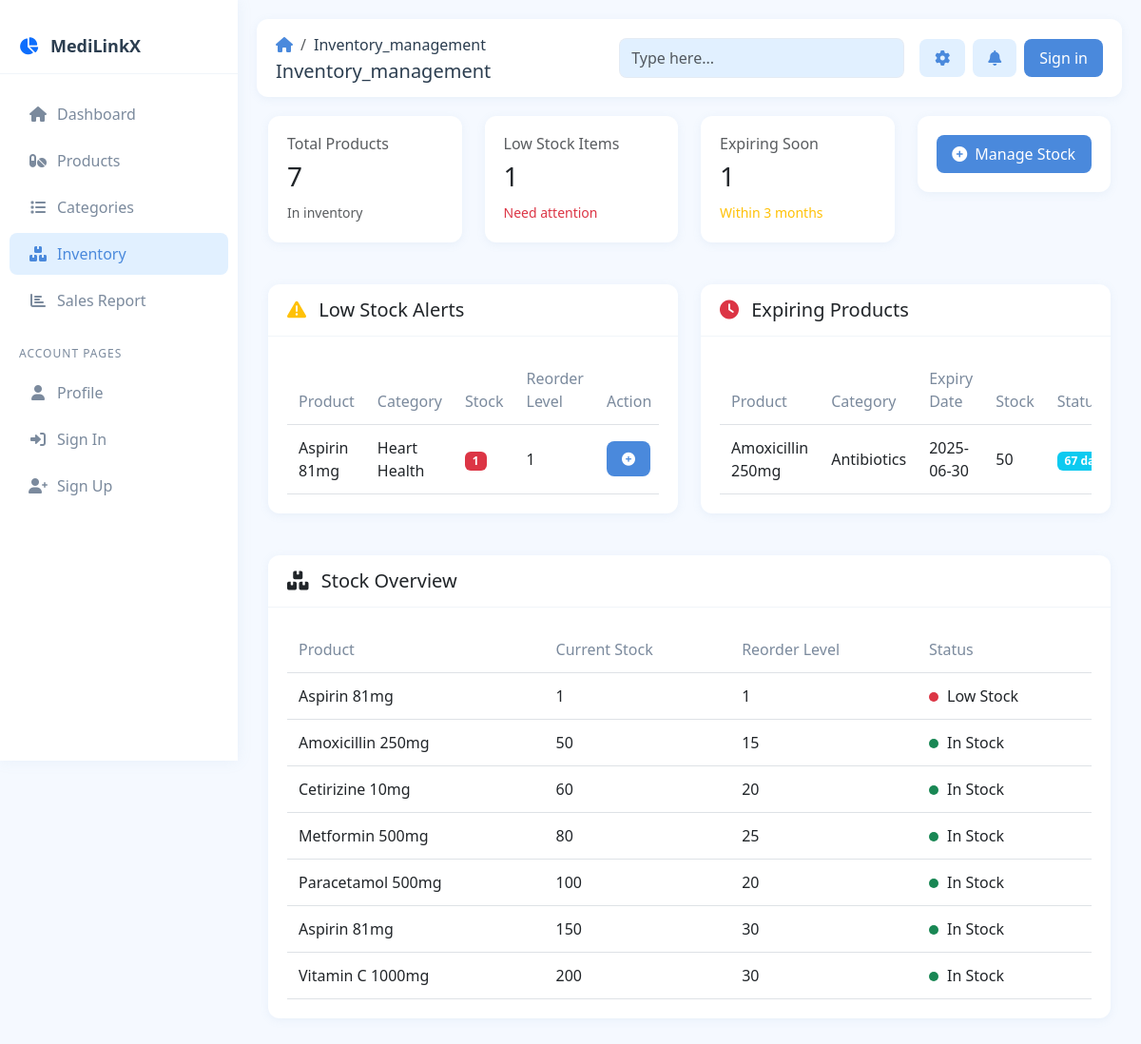
Screenshot of /inventory_management.php with the database file from the repository.
### tables this page shows
CREATE TABLE `products` (
  `product_id` int(11) NOT NULL,
  `category_id` int(11) DEFAULT NULL,
  `supplier_id` int(11) DEFAULT NULL,
  `name` varchar(100) NOT NULL,
  `description` text DEFAULT NULL,
  `stock` int(11) DEFAULT 0,
  `expiration_date` date DEFAULT NULL,
  `reorder_level` int(11) DEFAULT 10,
  `price` decimal(10,2) DEFAULT NULL,
  `unit` varchar(20) DEFAULT NULL,
  `created_at` timestamp NOT NULL DEFAULT current_timestamp()
);

CREATE TABLE `categories` (
  `category_id` int(11) NOT NULL,
  `category_name` varchar(100) NOT NULL,
  `description` text DEFAULT NULL,
  `created_at` timestamp NOT NULL DEFAULT current_timestamp()
);

### inventory_management.php (the view, shortened to what this page needs)
<?php
require_once __DIR__ . '/components/db_connect.php';
function getLowStockProducts() {
    global $pdo;
    $stmt = $pdo->query("SELECT p.*, c.category_name
                         FROM products p
                         LEFT JOIN categories c ON p.category_id = c.category_id
                         WHERE p.stock <= p.reorder_level
                         ORDER BY p.stock ASC");
    return $stmt->fetchAll(PDO::FETCH_ASSOC);
}
function getExpiringProducts() {
    global $pdo;
    $stmt = $pdo->query("SELECT p.*, c.category_name
                         FROM products p
                         LEFT JOIN categories c ON p.category_id = c.category_id
                         WHERE p.expiration_date <= DATE_ADD(CURRENT_DATE, INTERVAL 3 MONTH)
                         AND p.expiration_date > CURRENT_DATE
                         ORDER BY p.expiration_date ASC");
    return $stmt->fetchAll(PDO::FETCH_ASSOC);
}
function getStockMovements() {
    global $pdo;
    try {
        $stmt = $pdo->query("SELECT p.name as product_name,
                                   p.stock as current_stock,
                                   p.reorder_level,
                                   CASE
                                       WHEN p.stock <= p.reorder_level THEN 'Low Stock'
                                       ELSE 'In Stock'
                                   END as stock_status
                            FROM products p
                            ORDER BY p.stock ASC");
        return $stmt->fetchAll(PDO::FETCH_ASSOC);
    } catch (PDOException $e) {
        return [];
    }
}
$lowStockProducts = getLowStockProducts();
$expiringProducts = getExpiringProducts();
$stockMovements = getStockMovements();
?>
<!DOCTYPE html>
<html lang="en">
<head>
    <link href="https://cdn.jsdelivr.net/npm/bootstrap@5.3.0-alpha1/dist/css/bootstrap.min.css" rel="stylesheet">
    <link rel="stylesheet" href="https://cdnjs.cloudflare.com/ajax/libs/font-awesome/6.0.0/css/all.min.css">
</head>
<body>
    <?php require_once __DIR__ . '/components/sidebar.php'; ?>
    <div class="main-content">
        <?php require_once __DIR__ . '/components/header.php'; ?>
        <div class="container-fluid">
            <div class="row mb-4">
                <div class="col-md-3">
                    <div class="card stock-card">
                        <div class="card-body">
                            <h6 class="text-muted">Total Products</h6>
                            <h3><?= count($stockMovements) ?></h3>
                            <small class="text-muted">In inventory</small>
                        </div>
                    </div>
                </div>
                <div class="col-md-3">
                    <div class="card stock-card">
                        <div class="card-body">
                            <h6 class="text-muted">Low Stock Items</h6>
                            <h3><?= count($lowStockProducts) ?></h3>
                            <small class="text-danger">Need attention</small>
                        </div>
                    </div>
                </div>
                <div class="col-md-3">
                    <div class="card stock-card">
                        <div class="card-body">
                            <h6 class="text-muted">Expiring Soon</h6>
                            <h3><?= count($expiringProducts) ?></h3>
                            <small class="text-warning">Within 3 months</small>
                        </div>
                    </div>
                </div>
                <div class="col-md-3">
                    <div class="card stock-card">
                        <div class="card-body">
                            <button class="btn btn-primary w-100" data-bs-toggle="modal" data-bs-target="#stockModal">
                                <i class="fas fa-plus-circle me-2"></i>Manage Stock
                            </button>
                        </div>
                    </div>
                </div>
            </div>
            <div class="row">
                <div class="col-md-6 mb-4">
                    <div class="card">
                        <div class="card-header">
                            <h5 class="mb-0">
                                <i class="fas fa-exclamation-triangle text-warning me-2"></i>
                                Low Stock Alerts
                            </h5>
                        </div>
                        <div class="card-body">
                            <div class="table-responsive">
                                <table class="table">
                                    <thead>
                                        <tr>
                                            <th>Product</th>
                                            <th>Category</th>
                                            <th>Stock</th>
                                            <th>Reorder Level</th>
                                            <th>Action</th>
                                        </tr>
                                    </thead>
                                    <tbody>
                                        <?php foreach ($lowStockProducts as $product): ?>
                                        <tr>
                                            <td><?= htmlspecialchars($product['name']) ?></td>
                                            <td><?= htmlspecialchars($product['category_name']) ?></td>
                                            <td>
                                                <span class="badge bg-danger"><?= $product['stock'] ?></span>
                                            </td>
                                            <td><?= $product['reorder_level'] ?></td>
                                            <td>
                                                <button class="btn btn-sm btn-primary"
                                                        onclick="prepareRestock(<?= $product['product_id'] ?>, '<?= htmlspecialchars($product['name']) ?>')">
                                                    <i class="fas fa-plus-circle"></i>
                                                </button>
                                            </td>
                                        </tr>
                                        <?php endforeach; ?>
                                    </tbody>
                                </table>
                            </div>
                        </div>
                    </div>
                </div>
                <div class="col-md-6 mb-4">
                    <div class="card">
                        <div class="card-header">
                            <h5 class="mb-0">
                                <i class="fas fa-clock text-danger me-2"></i>
                                Expiring Products
                            </h5>
                        </div>
                        <div class="card-body">
                            <div class="table-responsive">
                                <table class="table">
                                    <thead>
                                        <tr>
                                            <th>Product</th>
                                            <th>Category</th>
                                            <th>Expiry Date</th>
                                            <th>Stock</th>
                                            <th>Status</th>
                                        </tr>
                                    </thead>
                                    <tbody>
                                        <?php foreach ($expiringProducts as $product): ?>
                                        <?php
                                            $days_until_expiry = (strtotime($product['expiration_date']) - time()) / (60 * 60 * 24);
                                            $status_class = $days_until_expiry <= 30 ? 'bg-danger' :
                                                          ($days_until_expiry <= 60 ? 'bg-warning' : 'bg-info');
                                        ?>
                                        <tr>
                                            <td><?= htmlspecialchars($product['name']) ?></td>
                                            <td><?= htmlspecialchars($product['category_name']) ?></td>
                                            <td><?= $product['expiration_date'] ?></td>
                                            <td><?= $product['stock'] ?></td>
                                            <td>
                                                <span class="badge <?= $status_class ?>">
                                                    <?= round($days_until_expiry) ?> days
                                                </span>
                                            </td>
                                        </tr>
                                        <?php endforeach; ?>
                                    </tbody>
                                </table>
                            </div>
                        </div>
                    </div>
                </div>
            </div>
            <div class="card">
                <div class="card-header">
                    <h5 class="mb-0">
                        <i class="fas fa-boxes me-2"></i>
                        Stock Overview
                    </h5>
                </div>
                <div class="card-body">
                    <div class="table-responsive">
                        <table class="table" id="stockTable">
                            <thead>
                                <tr>
                                    <th>Product</th>
                                    <th>Current Stock</th>
                                    <th>Reorder Level</th>
                                    <th>Status</th>
                                </tr>
                            </thead>
                            <tbody>
                                <?php foreach ($stockMovements as $item): ?>
                                <tr>
                                    <td><?= htmlspecialchars($item['product_name']) ?></td>
                                    <td><?= $item['current_stock'] ?></td>
                                    <td><?= $item['reorder_level'] ?></td>
                                    <td>
                                        <span class="status-indicator <?= $item['stock_status'] == 'Low Stock' ? 'status-low' : 'status-ok' ?>"></span>
                                        <?= $item['stock_status'] ?>
                                    </td>
                                </tr>
                                <?php endforeach; ?>
                            </tbody>
                        </table>
                    </div>
                </div>
            </div>
        </div>
    </div>
</body>
</html>

### components/styles.php (style rules this page uses)
:root { --primary-color: #4a89dc; --secondary-color: #e1f0ff; --light-color: #ffffff; --text-color: #2c3e50; --light-text: #7b8a9d; --success-color: #37ca82; --warning-color: #ffb93c; --danger-color: #f25656; }
body { font-family: 'Segoe UI', Tahoma, Geneva, Verdana, sans-serif; background-color: #f5f9ff; color: var(--text-color); }
.main-content { margin-left: 250px; padding: 20px; min-height: 100vh; }
.card { background-color: var(--light-color); border-radius: 12px; box-shadow: 0 2px 10px rgba(122, 153, 198, 0.1); border: none; margin-bottom: 20px; }
.card-header { background-color: transparent; border-bottom: 1px solid rgba(122, 153, 198, 0.1); padding: 15px 20px; }
.card-body { padding: 20px; }
.btn-primary { background-color: var(--primary-color); border: none; padding: 8px 16px; border-radius: 8px; }
.table { margin-bottom: 0; }
.table th { border-top: none; color: var(--light-text); font-weight: 500; padding: 12px; }
.table td { vertical-align: middle; padding: 12px; }
.btn { border-radius: 8px; padding: 8px 16px; font-weight: 500; }

### inventory_management.php (style rules this page uses)
.stock-card { transition: transform 0.2s; }
.status-indicator { width: 10px; height: 10px; border-radius: 50%; display: inline-block; margin-right: 5px; }
.status-low { background-color: #dc3545; }
.status-ok { background-color: #198754; }

### rows the page displays
products: name "Aspirin 81mg", category.category_name "Heart Health", stock "1", reorder_level "1", stock_status "Low Stock"
products: name "Amoxicillin 250mg", category.category_name "Antibiotics", expiration_date "2025-06-30", stock "50", reorder_level "15", stock_status "In Stock"
products: name "Cetirizine 10mg", stock "60", reorder_level "20", stock_status "In Stock"
products: name "Metformin 500mg", stock "80", reorder_level "25", stock_status "In Stock"
products: name "Paracetamol 500mg", stock "100", reorder_level "20", stock_status "In Stock"
products: name "Aspirin 81mg", stock "150", reorder_level "30", stock_status "In Stock"
products: name "Vitamin C 1000mg", stock "200", reorder_level "30", stock_status "In Stock"

### other values shown
getActivePage() "Inventory_management"
count($stockMovements) "7"
count($lowStockProducts) "1"
count($expiringProducts) "1"
